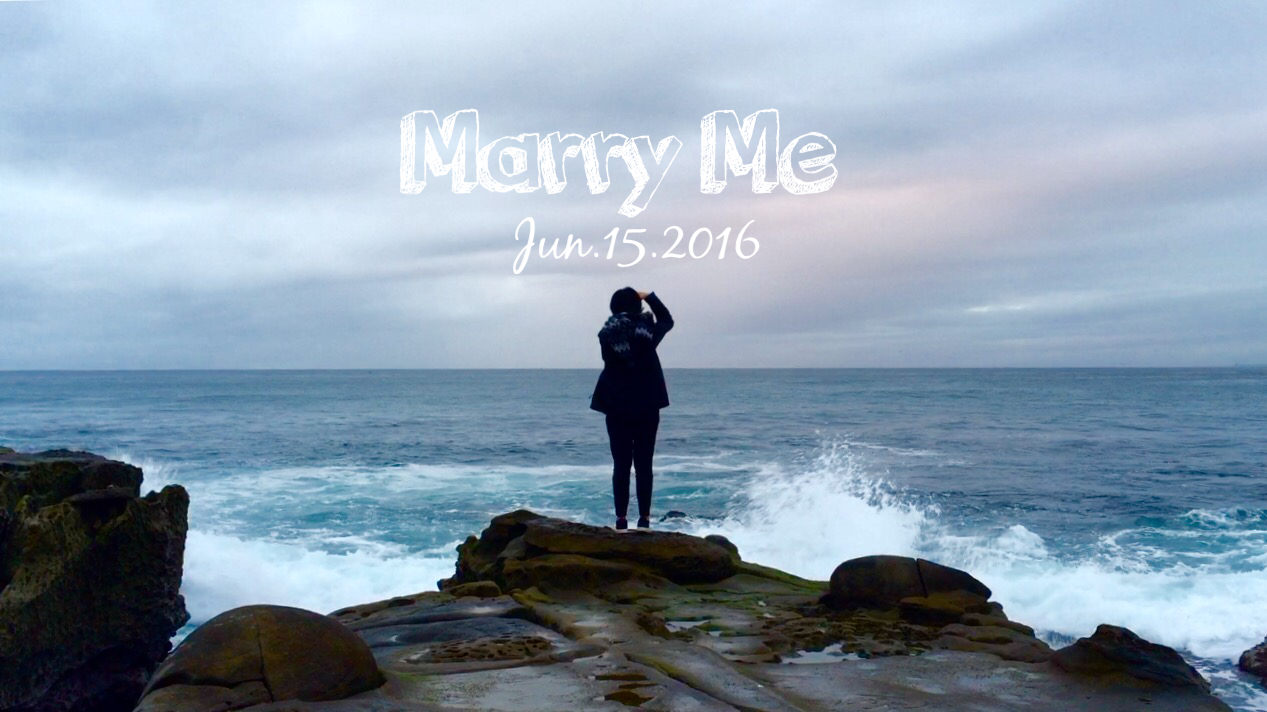
#> input picture a.png, 1267 x 712 px
$ python ImportImage.py
#> lines starting #> are read from the running program, lines starting #| are printed output that depends on the picture
import cv2
import numpy as np
import matplotlib.pyplot as plt

img = cv2.imread('a.png', cv2.IMREAD_GRAYSCALE)
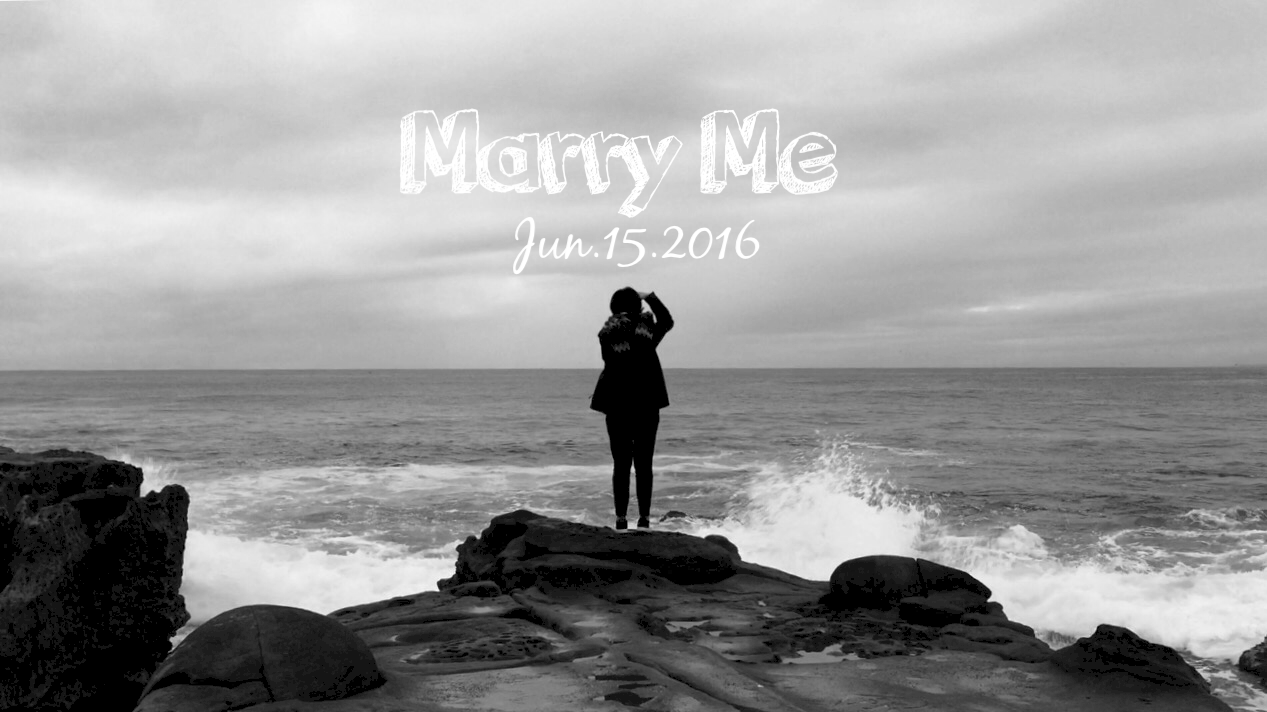
#> img: shape (712, 1267); min 0, max 255, mean 153
# [10 lines of commented-out code are left out]

plt.imshow(img, cmap='gray', interpolation='bicubic')
plt.plot([50, 100], [80, 100], 'c', linewidth=5)
plt.show()
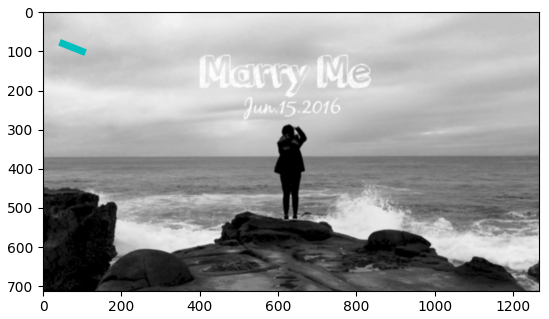
#> figure drawn by matplotlib, 1 panel
